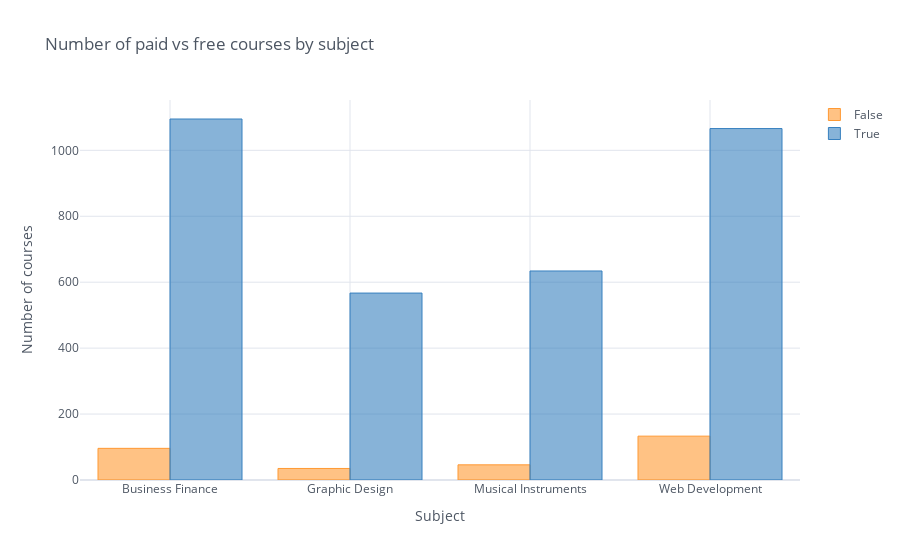

The notebook cell saved with this chart:
### Code cell
# answering question number 4.

display(pd.crosstab(df['subject'], df['is_paid']))

pd.crosstab(df['subject'], df['is_paid']).iplot(kind = 'bar', theme = 'white', 
                                                title = 'Number of paid vs free courses by subject',
                                                xTitle='Subject', yTitle='Number of courses')

### Figure 1 — Plotly figure (JSON) as saved in the notebook; plotly's stock layout.template omitted (floating-point values rounded to 4 significant figures)
{"data": [{"marker": {"color": "rgba(255, 153, 51, 0.6)", "line": {"color": "rgba(255, 153, 51, 1.0)", "width": 1}}, "name": "False", "orientation": "v", "text": "", "type": "bar", "x": ["Business Finance", "Graphic Design", "Musical Instruments", "Web Development"], "y": [96, 35, 46, 133]}, {"marker": {"color": "rgba(55, 128, 191, 0.6)", "line": {"color": "rgba(55, 128, 191, 1.0)", "width": 1}}, "name": "True", "orientation": "v", "text": "", "type": "bar", "x": ["Business Finance", "Graphic Design", "Musical Instruments", "Web Development"], "y": [1095, 567, 634, 1066]}], "layout": {"legend": {"bgcolor": "#FFFFFF", "font": {"color": "#4D5663"}}, "paper_bgcolor": "#FFFFFF", "plot_bgcolor": "#FFFFFF", "title": {"font": {"color": "#4D5663"}, "text": "Number of paid vs free courses by subject"}, "xaxis": {"gridcolor": "#E1E5ED", "showgrid": true, "tickfont": {"color": "#4D5663"}, "title": {"font": {"color": "#4D5663"}, "text": "Subject"}, "zerolinecolor": "#E1E5ED"}, "yaxis": {"gridcolor": "#E1E5ED", "showgrid": true, "tickfont": {"color": "#4D5663"}, "title": {"font": {"color": "#4D5663"}, "text": "Number of courses"}, "zerolinecolor": "#E1E5ED"}}}
